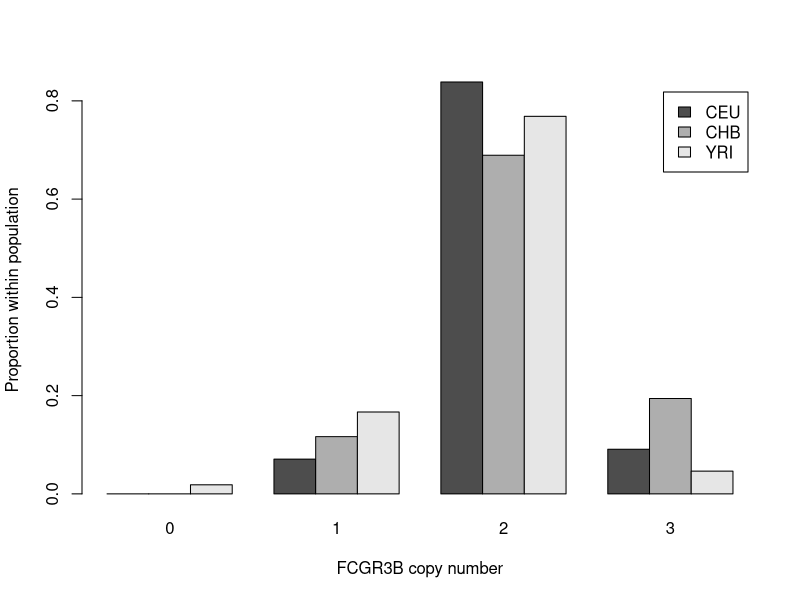
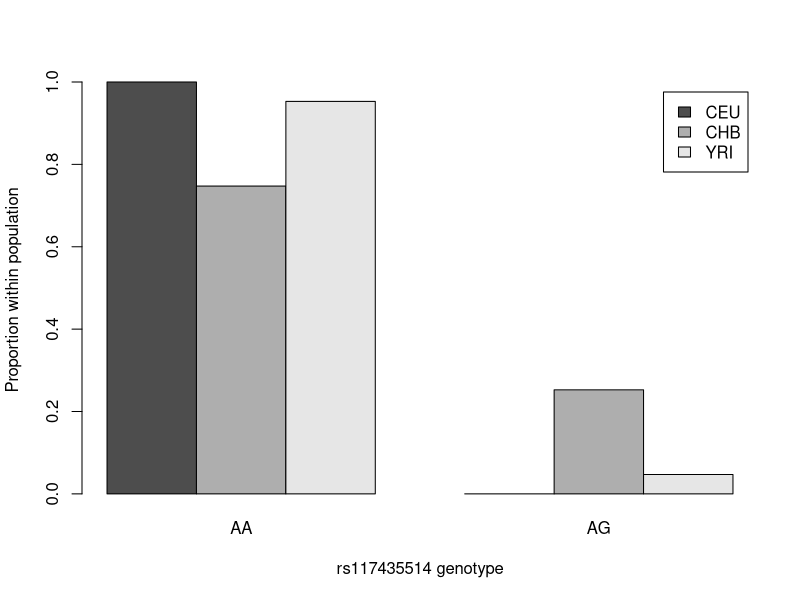

Recreate these plots in R, in order.
## ---- chunk 1
fcgrDat = read.csv('FCGR-counts.csv', row.names=1)
## ---- chunk 2
CNcalls = read.csv('CNcalls.csv')
## ---- chunk 3
head(CNcalls)
## ---- chunk 4
fcgrTab = table(CNcalls[,"Population"], CNcalls[,"FCGR3B_CN"])
fcgrTab
## ---- chunk 5
chisq.test( fcgrTab )
## ---- chunk 6
fisher.test( fcgrTab )
## ---- chunk 7
options(digits=3)
prop.table( fcgrTab, 1)
## ---- chunk 8
barplot( prop.table( fcgrTab, 1), beside=TRUE, legend=TRUE, xlab="FCGR3B copy number", ylab= "Proportion within population")
## ---- chunk 9
fcgrSNP = read.csv('FCGR_rs117435514.csv')
## ---- chunk 10
head(fcgrSNP)
## ---- chunk 11
table( fcgrSNP[,"rs117435514"] )
## ---- chunk 12
table( fcgrSNP[,"Population"], fcgrSNP[,"rs117435514"] )
## ---- chunk 13
fcgrSnpTab = table( fcgrSNP[,"Population"], fcgrSNP[,"rs117435514"] )
round( prop.table(fcgrSnpTab, 1), 3)
barplot( prop.table(fcgrSnpTab, 1), beside=TRUE, legend=TRUE, xlab="rs117435514 genotype", ylab= "Proportion within population")
## ---- chunk 14
table( fcgrSNP[,"rs117435514"], CNcalls[,"FCGR3B_CN"], dnn=c("SNP","CopyNumber") )
## ---- chunk 15
table( fcgrSNP[,"rs117435514"], CNcalls[,"FCGR3B_CN"],  CNcalls[,"Population"] )[,,"CHB"] 
## ---- chunk 16
fcgrCHBtab = table( fcgrSNP[,"rs117435514"], CNcalls[,"FCGR3B_CN"],  CNcalls[,"Population"] )[,,"CHB"] 
fisher.test( fcgrCHBtab )
